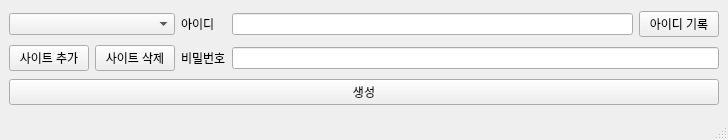
<?xml version="1.0" encoding="UTF-8"?>
<ui version="4.0">
 <class>PWMMainWindow</class>
 <widget class="QMainWindow" name="PWMMainWindow">
  <property name="geometry">
   <rect>
    <x>0</x>
    <y>0</y>
    <width>728</width>
    <height>140</height>
   </rect>
  </property>
  <property name="windowTitle">
   <string>PWM</string>
  </property>
  <widget class="QWidget" name="centralwidget">
   <layout class="QGridLayout" name="gridLayout">
    <item row="0" column="0" colspan="2">
     <widget class="QComboBox" name="comboBoxSiteList"/>
    </item>
    <item row="0" column="4">
     <widget class="QPushButton" name="pushButtonFindID">
      <property name="text">
       <string>아이디 기록</string>
      </property>
     </widget>
    </item>
    <item row="2" column="3" colspan="2">
     <widget class="QLineEdit" name="lineEditPW">
      <property name="text">
       <string/>
      </property>
      <property name="dragEnabled">
       <bool>true</bool>
      </property>
      <property name="readOnly">
       <bool>true</bool>
      </property>
      <property name="clearButtonEnabled">
       <bool>false</bool>
      </property>
     </widget>
    </item>
    <item row="2" column="1">
     <widget class="QPushButton" name="pushButtonDeleteSite">
      <property name="text">
       <string>사이트 삭제</string>
      </property>
     </widget>
    </item>
    <item row="2" column="0">
     <widget class="QPushButton" name="pushButtonAddSite">
      <property name="text">
       <string>사이트 추가</string>
      </property>
     </widget>
    </item>
    <item row="2" column="2">
     <widget class="QLabel" name="label">
      <property name="text">
       <string>비밀번호</string>
      </property>
     </widget>
    </item>
    <item row="3" column="0" colspan="5">
     <widget class="QPushButton" name="pushButtonMakePW">
      <property name="text">
       <string>생성</string>
      </property>
     </widget>
    </item>
    <item row="0" column="3">
     <widget class="QLineEdit" name="lineEditID">
      <property name="dragEnabled">
       <bool>true</bool>
      </property>
      <property name="readOnly">
       <bool>false</bool>
      </property>
     </widget>
    </item>
    <item row="0" column="2">
     <widget class="QLabel" name="label_2">
      <property name="layoutDirection">
       <enum>Qt::LeftToRight</enum>
      </property>
      <property name="text">
       <string>아이디</string>
      </property>
     </widget>
    </item>
   </layout>
  </widget>
  <widget class="QMenuBar" name="menubar">
   <property name="geometry">
    <rect>
     <x>0</x>
     <y>0</y>
     <width>728</width>
     <height>21</height>
    </rect>
   </property>
  </widget>
  <widget class="QStatusBar" name="statusbar"/>
 </widget>
 <resources/>
 <connections/>
</ui>
